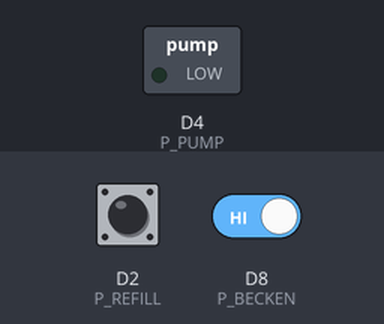
This sketch was run on a simulated ESP8266 (Wemos D1 mini). Shown: switched loads named in the sketch (green lamp = pin HIGH). The test bench sets the inputs (shaded band); at power-on: D8 (P_BECKEN) HIGH, D2 (P_REFILL) HIGH. WiFi joins after 1.5 s; servers stay silent unless stated; what the sketch prints to the serial monitor is not drawn.

Above: at 2.7 s.
2.8 s: D8 (P_BECKEN) driven LOW
At 3.4 s:
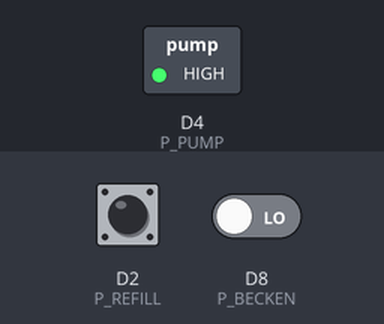
4.3 s: D8 (P_BECKEN) driven HIGH
At 6.1 s:
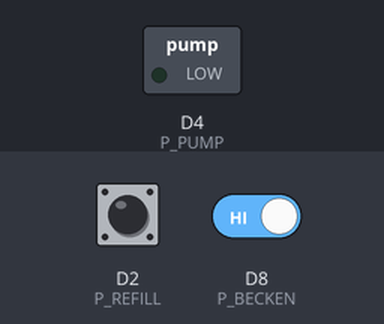
Timing chart, 0 to 7.6 s (numbered marks = the images above; inputs shaded):
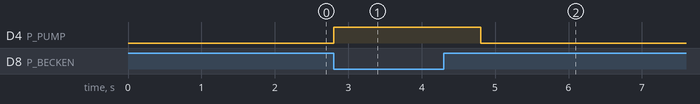

The sketch:

main.ino
```cpp
#include <ESP8266WiFi.h>
#include <ESP8266WebServer.h>

#define P_BECKEN D8
#define P_REFILL D2
#define P_PUMP D4

const char* WIFI_SSID = "MyWiFi";
const char* WIFI_PASSWORD = "great-WPA-passphrase";

ESP8266WebServer server(80);
unsigned int timerPump = 0;
unsigned long timerUptime = 0;
bool refillLeer = false;

void wifi_init() {
  Serial.println();
  Serial.println();
  Serial.print("INFO: Connecting to ");
  WiFi.mode(WIFI_STA);
  Serial.println(WIFI_SSID);
  WiFi.hostname("aquafill");
  WiFi.begin(WIFI_SSID, WIFI_PASSWORD);

  while (WiFi.status() != WL_CONNECTED) {
    delay(500);
    Serial.print(".");
  }

  Serial.println("");
  Serial.println("INFO: WiFi connected");
  Serial.print("INFO: IP address: ");
  Serial.println(WiFi.localIP());
}

bool checkBeckenVoll() {
  if(digitalRead(P_BECKEN) == LOW)
    return false;
  else
    return true;
}

bool checkRefillLeer() {
  if(digitalRead(P_REFILL) == LOW) {
    refillLeer = true;
    return true;
  }
  else {
    refillLeer = false;
    return false;
  }
}

unsigned long CalculateUptimeSeconds(void) {
  static unsigned int  _rolloverCount   = 0;    // Number of 0xFFFFFFFF rollover we had in millis()
  static unsigned long _lastMillis      = 0;    // Value of the last millis()

  unsigned long currentMilliSeconds = millis();

  if (currentMilliSeconds < _lastMillis) {
    _rolloverCount++;
  }

  _lastMillis = currentMilliSeconds;

  return (0xFFFFFFFF / 1000 ) * _rolloverCount + (_lastMillis / 1000);
}

void setup() {
  Serial.begin(9600);
  wifi_init();
  Serial.println();
  pinMode(P_PUMP, OUTPUT);
  pinMode(P_BECKEN, INPUT);
  pinMode(P_REFILL, INPUT);
  server.on("/", sendMetrics);
  server.begin();
}

String buildMetric(String name, String value, String help, String type){
  String ret = "# HELP " + name + " " + help + "\n# TYPE " + name + " " + type + "\n" + name + " " + value + "\n\n";
  return ret;
}

void sendMetrics() {
  int container, tank;
  if(refillLeer)
    container=0;
  else
    container = 1;

  if(checkBeckenVoll())
    tank = 1;
  else
    tank = 0;

  String body = buildMetric("pmp_time", (String)timerPump, "Num of seconds pump is running since boot.", "counter");
  body += buildMetric("refill_status", (String)container, "Status of the refill container.", "gauge");
  body += buildMetric("tank_status", (String)tank, "Status of the main tank.", "gauge");
  body += buildMetric("uptime", (String)timerUptime, "System Uptime in seconds.", "counter");
  server.send(200, "text/plain", body);
}

void runPump() {
  while(!checkBeckenVoll()) {
    if(!checkRefillLeer()) {
      digitalWrite(P_PUMP, HIGH);
      delay(1000);
      timerPump++;
    } else {
      digitalWrite(P_PUMP, LOW);
    }
    commonTasks();
  }
  digitalWrite(P_PUMP, LOW);
}

void commonTasks() {
  timerUptime = CalculateUptimeSeconds();
  checkRefillLeer();
  server.handleClient();
  yield();
}

void loop() {
  if(!checkBeckenVoll())
    runPump();
  commonTasks();
  delay(20);
}
```

Measured:
- after the input at 2.8 s, D4 (P_PUMP): LOW → HIGH at once
- after the input at 4.3 s, D4 (P_PUMP): HIGH → LOW after 0.50 s
